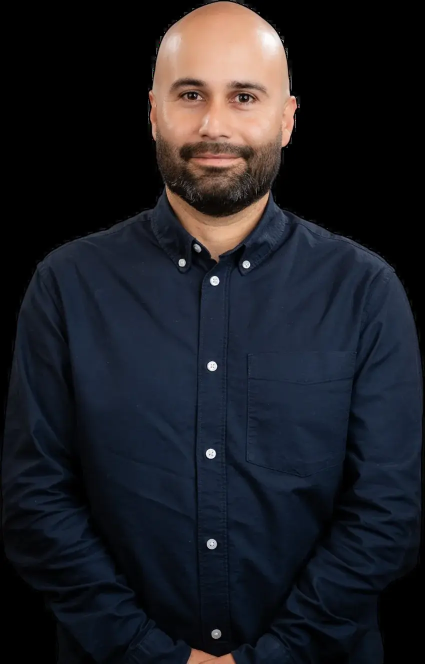
#> input picture deliver/giovanni-serrano/assets/client-handoff/Giovanni Portrait.webp, 849 x 1328 px (shown at 1/2 size)
$ python -i make-og-images.py   (imports and definitions only)
#> lines starting #> are read from the running program, lines starting #| are printed output that depends on the picture
#> further down, picture is the input picture: shape (1328, 849, 3); mean B, G, R 36, 30.2, 29.4
"""
make-og-images.py — a dedicated 1200x630 share image for every indexable page
(QA 2026-09-28, C06: 10 pages below 1200x630, 26 posts on the uncropped photo;
on 2026-10-02 none of the 81 sitemap pages had a true 1200x630).

    python make-og-images.py .tmp/og-current.json .tmp/og        # crops + contact sheet

Source = the page's current og:image ORIGINAL (no -wNNN variant), except where
that original is under 1200x630; those pages take a larger photograph of the same
subject from the page itself (SOURCE_OVERRIDE). The 1.91:1 window is as large as
the photo allows and is centred on the detected faces (OpenCV frontal Haar,
opencv-python-headless < 5 still ships the cascades), else on the photo's
centre, biased slightly upward where people usually are. Output: <slug>.jpg,
q86 progressive, plus contact-sheet.jpg to review every crop at once.
"""
import json, os, sys, urllib.request
import cv2
import numpy as np

SRC_JSON, OUT = sys.argv[1], sys.argv[2]
# [1 line not run here, left out]
UA = {'User-Agent': 'Mozilla/5.0 (Windows NT 10.0; Win64; x64) Chrome/129 Safari/537.36'}
BASE = 'https://www.drnahlah.com'
W, H = 1200, 630
SOURCE_OVERRIDE = {
    '/doctor-referral': '/uploads/dGHzWiUkSN74mbqzwtLBr-office-outside.jpg',
    '/five-year-warranty': '/uploads/MfwE83qggWWmZB84YhLOr-pt-hero-4.jpg',
    '/implant-cost': '/uploads/Uam4qX0ckWBg_7V5-bJYh-pt-interaction.jpg',
    '/implant-supported-dentures': '/uploads/MIRVGJdvuXIyjDE5FVBZX-pt-hero-1.jpg',
    '/meet-dr-nahlah': '/uploads/HYHKVrqYuA4_RP6EgDdVD-Dr_Nahlah.jpg',
    '/posts': '/uploads/Uam4qX0ckWBg_7V5-bJYh-pt-interaction.jpg',
    '/smile-makeover': '/uploads/bW-76Yaai4rZeVUk1tJT0-8L6A7602.jpg',
}
face = cv2.CascadeClassifier(cv2.data.haarcascades + 'haarcascade_frontalface_default.xml')

def fetch(path):
    url = path if path.startswith('http') else BASE + path
    data = urllib.request.urlopen(urllib.request.Request(url, headers=UA)).read()
    img = cv2.imdecode(np.frombuffer(data, np.uint8), cv2.IMREAD_UNCHANGED)
    if img.ndim == 3 and img.shape[2] == 4:  # flatten transparency onto white
        a = img[:, :, 3:4] / 255.0
        img = (img[:, :, :3] * a + 255 * (1 - a)).astype(np.uint8)
    return img

def crop(img):
    h, w = img.shape[:2]
#> h = 1328; w = 849
    small = cv2.resize(img, (800, int(800 * h / w))) if w > 800 else img
    k = w / small.shape[1]
#> k = 1.06
    g = cv2.cvtColor(small, cv2.COLOR_BGR2GRAY)
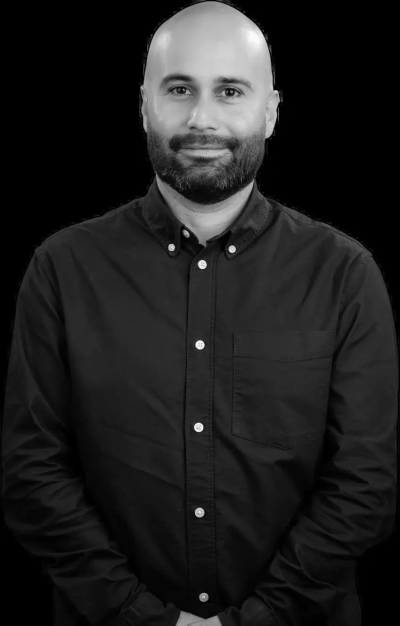
#> g: shape (1251, 800) (shown at 1/2 size); min 0, max 253, mean 30.6
    faces = face.detectMultiScale(g, 1.1, 6, minSize=(int(small.shape[1] * .04),) * 2)
#> faces = [[242, 48, 334, 334]]
    if w / h > W / H:   # wider than 1.91: full height, choose x
        cw, ch = int(h * W / H), h
    else:               # taller: full width, choose y
        cw, ch = w, int(w * H / W)
#> cw = 849; ch = 445
    if len(faces):
        cx = np.mean([(x + fw / 2) * k for x, y, fw, fh in faces])
#> cx = 434.1
        cy = np.mean([(y + fh / 2) * k for x, y, fw, fh in faces])
#> cy = 228.2
    else:
        cx, cy = w / 2, h * .42
    x0 = int(min(max(cx - cw / 2, 0), w - cw))
#> x0 = 0
    y0 = int(min(max(cy - ch * .45, 0), h - ch))
#> y0 = 27
    out = cv2.resize(img[y0:y0 + ch, x0:x0 + cw], (W, H), interpolation=cv2.INTER_AREA)
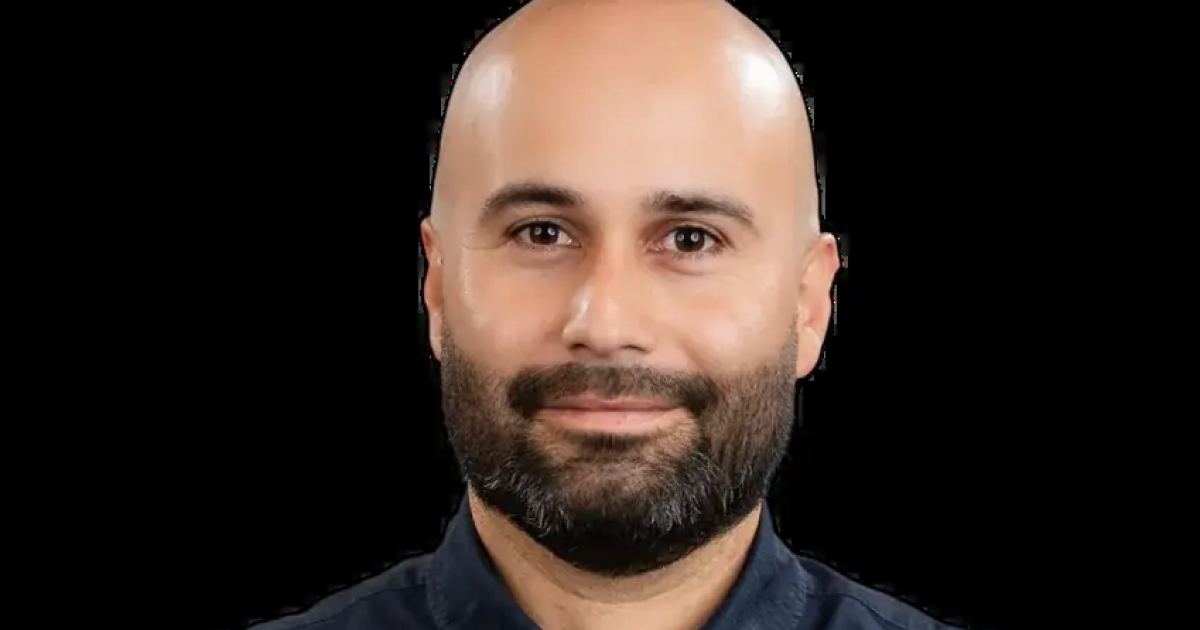
#> out: shape (630, 1200, 3); mean B, G, R 32.3, 37.6, 48.4
    return out, len(faces)

# [1 line not run here, left out]
done, sheet = {}, []
# [15 lines not run here, left out]

# contact sheet: 6 across, 300x158 thumbs with labels
tw, th, cols = 300, 158, 6
rows = (len(sheet) + cols - 1) // cols
cs = np.full((rows * (th + 18), cols * tw, 3), 255, np.uint8)
# [6 lines not run here, left out]

>>> import cv2
>>> picture = cv2.imread('../../../../giovanni-serrano/assets/client-handoff/Giovanni Portrait.webp')
>>> result = crop(picture)
